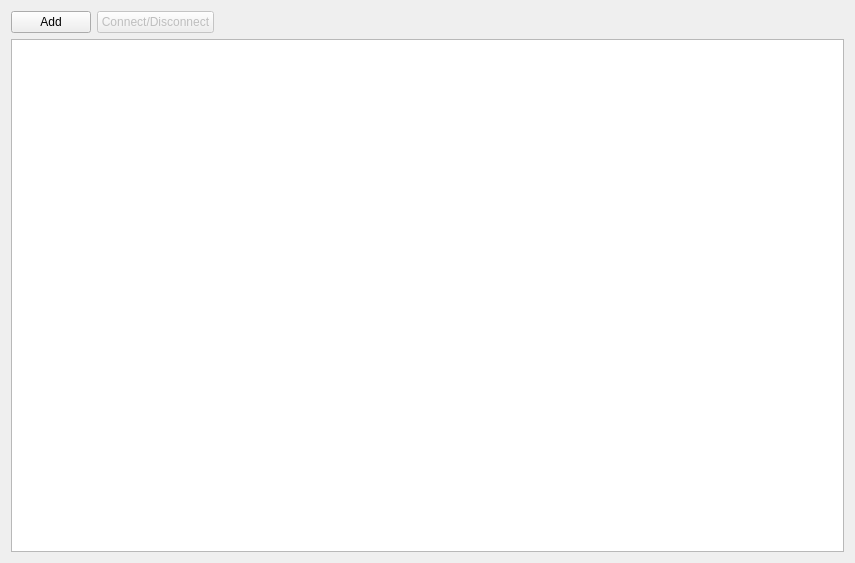
<?xml version="1.0" encoding="UTF-8"?>
<ui version="4.0">
 <class>MainForm</class>
 <widget class="QWidget" name="MainForm">
  <property name="windowModality">
   <enum>Qt::WindowModal</enum>
  </property>
  <property name="geometry">
   <rect>
    <x>0</x>
    <y>0</y>
    <width>855</width>
    <height>563</height>
   </rect>
  </property>
  <property name="windowTitle">
   <string>Form</string>
  </property>
  <layout class="QHBoxLayout" name="mainHorizontalLayout">
   <item>
    <layout class="QVBoxLayout" name="verticalLayout">
     <item>
      <layout class="QHBoxLayout" name="buttonBarHorizontalLayout">
       <item>
        <widget class="QPushButton" name="addConnectionButton">
         <property name="text">
          <string>Add</string>
         </property>
        </widget>
       </item>
       <item>
        <widget class="QPushButton" name="connectDisconnectButton">
         <property name="enabled">
          <bool>false</bool>
         </property>
         <property name="text">
          <string>Connect/Disconnect</string>
         </property>
        </widget>
       </item>
       <item>
        <spacer name="horizontalSpacer">
         <property name="orientation">
          <enum>Qt::Horizontal</enum>
         </property>
         <property name="sizeHint" stdset="0">
          <size>
           <width>40</width>
           <height>20</height>
          </size>
         </property>
        </spacer>
       </item>
      </layout>
     </item>
     <item>
      <layout class="QHBoxLayout" name="contentHorizontalLayout">
       <item>
        <widget class="QListWidget" name="listWidget"/>
       </item>
      </layout>
     </item>
    </layout>
   </item>
  </layout>
 </widget>
 <resources/>
 <connections/>
</ui>
